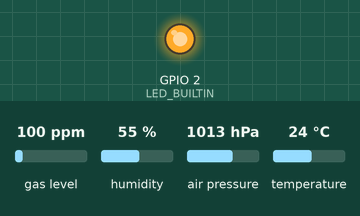
This sketch was run on a simulated ESP32. Shown: output pins drawn as LEDs (lit = HIGH). The inputs (shaded band) are chosen by the test bench; at power-on: gas level 100 ppm, humidity 55 %, air pressure 1013 hPa, temperature 24 °C. WiFi joins after 1.5 s; servers stay silent unless stated; no MQTT or app messages arrive unless stated; what the sketch prints to the serial monitor is not drawn.

Above: at 5.6 s.
At 13.7 s:
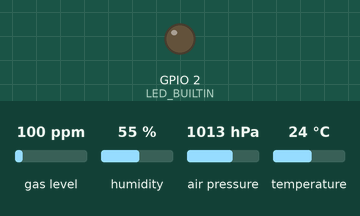
Timing chart, 0 to 22.7 s (numbered marks = the images above):
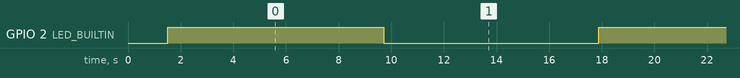

The sketch:

temperature_sensor.ino
```cpp
#include <Arduino.h>
#include <Wire.h>
#include <WiFi.h>
#include <PubSubClient.h>
#include <Adafruit_Sensor.h>
#include <Adafruit_BME680.h>

#ifndef LED_BUILTIN
#define LED_BUILTIN 2
#endif

const char* ssid = "SSID";  // WiFi SSID
const char* password = "PASSWORD";  // WiFi Password
const char* mqtt_server = "192.168.1.107";  // MQTT broker address
const char* mqtt_topic_full = "esp32/bme680_full";
const char* mqtt_topic_temp = "esp32/bme680_temp";

WiFiClient espClient;
PubSubClient client(espClient);
Adafruit_BME680 bme;

void setup_wifi() {
  delay(10);
  Serial.println();
  Serial.print("Connecting with ");
  Serial.println(ssid);

  WiFi.begin(ssid, password);
  while (WiFi.status() != WL_CONNECTED) {
    delay(500);
    Serial.print(".");
  }

  Serial.println("");
  Serial.print("WiFi Connected: ");
  Serial.println(WiFi.localIP());
}

void reconnect() {
  while (!client.connected()) {
    Serial.print("Connecting with MQTT...");
    if (client.connect("ESP32_BME680_Client")) {
      Serial.println("Connected!");
    } else {
      Serial.print("Error, rc=");
      Serial.print(client.state());
      Serial.println(" try again in 5s");
      delay(5000);
    }
  }
}

// Simple function for converting resistance to “IAQ” 0–500
float calculateIAQ(float gas_kohm) {
  if (gas_kohm > 50) return 50;        // very good air
  else if (gas_kohm > 10) return 150;  // good
  else if (gas_kohm > 5) return 250;   // moderate
  else if (gas_kohm > 1) return 350;   // bad
  else return 450;                     // very bad
}

void setup() {
  pinMode(LED_BUILTIN, OUTPUT);
  Serial.begin(115200);
  Wire.begin();

  if (!bme.begin()) {
    Serial.println("Sensor BME680 not found!");
    while (1);
  }

  setup_wifi();
  client.setServer(mqtt_server, 1883);

  bme.setTemperatureOversampling(BME680_OS_8X);
  bme.setHumidityOversampling(BME680_OS_2X);
  bme.setPressureOversampling(BME680_OS_4X);
  bme.setIIRFilterSize(BME680_FILTER_SIZE_3);
  bme.setGasHeater(320, 150);
}

void loop() {
  digitalWrite(LED_BUILTIN, !digitalRead(LED_BUILTIN));

  if (!client.connected()) {
    reconnect();
  }
  client.loop();

  if (!bme.performReading()) {
    Serial.println("Reading error!");
    return;
  }

  float temp = bme.temperature;
  float hum = bme.humidity;
  float pres = bme.pressure / 100.0;
  float gas = bme.gas_resistance / 1000.0; // kΩ
  float iaq = calculateIAQ(gas);

  Serial.printf("Temp: %.2f °C | Hum: %.2f %% | Pres: %.2f hPa | Gas: %.2f kΩ | AQI: %.0f\n",
                temp, hum, pres, gas, iaq);

  char payload[200];
  snprintf(payload, sizeof(payload),
           "{\"temperature\": %.2f, \"humidity\": %.2f, \"pressure\": %.2f, \"gas\": %.2f, \"iaq\": %.0f}",
           temp, hum, pres, gas, iaq);

  client.publish(mqtt_topic_full, payload);

  char tempStr[16];
  dtostrf(temp, 4, 2, tempStr);
  client.publish(mqtt_topic_temp, tempStr);

  delay(8000);
}
```

Measured:
- by itself, GPIO 2 (LED_BUILTIN): alternates HIGH for 8.2 s and LOW for 8.2 s
